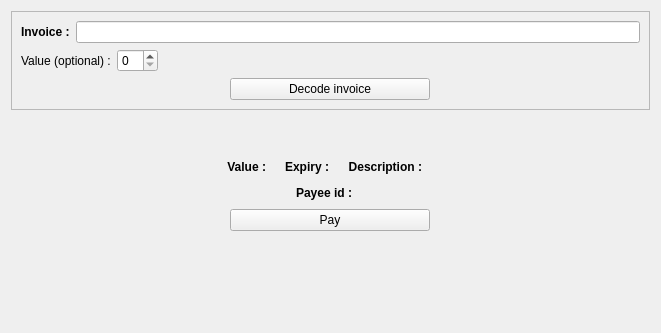
<?xml version="1.0" encoding="UTF-8"?>
<ui version="4.0">
 <class>SendPage</class>
 <widget class="QWidget" name="SendPage">
  <property name="geometry">
   <rect>
    <x>0</x>
    <y>0</y>
    <width>661</width>
    <height>333</height>
   </rect>
  </property>
  <property name="windowTitle">
   <string>Form</string>
  </property>
  <layout class="QVBoxLayout" name="verticalLayout_2">
   <item>
    <widget class="QFrame" name="frameTop">
     <property name="frameShape">
      <enum>QFrame::StyledPanel</enum>
     </property>
     <layout class="QHBoxLayout" name="horizontalLayout">
      <item>
       <layout class="QVBoxLayout" name="verticalLayout_3">
        <item>
         <layout class="QHBoxLayout" name="horizontalLayout_4">
          <item>
           <widget class="QLabel" name="label">
            <property name="font">
             <font>
              <weight>75</weight>
              <bold>true</bold>
             </font>
            </property>
            <property name="toolTip">
             <string>In order to pay, you need to specify a bolt11 encoded invoice.</string>
            </property>
            <property name="text">
             <string>Invoice :</string>
            </property>
           </widget>
          </item>
          <item>
           <widget class="QLineEdit" name="lineInvoice"/>
          </item>
         </layout>
        </item>
        <item>
         <layout class="QHBoxLayout" name="horizontalLayout_5">
          <item>
           <widget class="QLabel" name="label_2">
            <property name="toolTip">
             <string>To set (in mbynd) only if not already set in the invoice</string>
            </property>
            <property name="text">
             <string>Value (optional) :</string>
            </property>
           </widget>
          </item>
          <item>
           <widget class="QSpinBox" name="spinValue"/>
          </item>
          <item>
           <spacer name="horizontalSpacer">
            <property name="orientation">
             <enum>Qt::Horizontal</enum>
            </property>
            <property name="sizeHint" stdset="0">
             <size>
              <width>40</width>
              <height>20</height>
             </size>
            </property>
           </spacer>
          </item>
         </layout>
        </item>
        <item>
         <layout class="QHBoxLayout" name="horizontalLayout_11">
          <item>
           <widget class="QPushButton" name="buttonDecode">
            <property name="maximumSize">
             <size>
              <width>200</width>
              <height>16777215</height>
             </size>
            </property>
            <property name="toolTip">
             <string>Decode the invoice in order to pay it afterwards.</string>
            </property>
            <property name="text">
             <string>Decode invoice</string>
            </property>
           </widget>
          </item>
         </layout>
        </item>
       </layout>
      </item>
     </layout>
    </widget>
   </item>
   <item>
    <spacer name="verticalSpacer_2">
     <property name="orientation">
      <enum>Qt::Vertical</enum>
     </property>
     <property name="sizeHint" stdset="0">
      <size>
       <width>20</width>
       <height>40</height>
      </size>
     </property>
    </spacer>
   </item>
   <item>
    <layout class="QVBoxLayout" name="verticalLayout_6">
     <item>
      <layout class="QHBoxLayout" name="horizontalLayout_2">
       <item>
        <spacer name="horizontalSpacer_4">
         <property name="orientation">
          <enum>Qt::Horizontal</enum>
         </property>
         <property name="sizeHint" stdset="0">
          <size>
           <width>40</width>
           <height>20</height>
          </size>
         </property>
        </spacer>
       </item>
       <item>
        <layout class="QHBoxLayout" name="horizontalLayout_7">
         <item>
          <widget class="QLabel" name="label_8">
           <property name="font">
            <font>
             <weight>75</weight>
             <bold>true</bold>
            </font>
           </property>
           <property name="toolTip">
            <string>The value requested by the invoice.</string>
           </property>
           <property name="text">
            <string>Value :</string>
           </property>
           <property name="alignment">
            <set>Qt::AlignRight|Qt::AlignTrailing|Qt::AlignVCenter</set>
           </property>
          </widget>
         </item>
         <item>
          <widget class="QLabel" name="labelValue">
           <property name="text">
            <string/>
           </property>
          </widget>
         </item>
        </layout>
       </item>
       <item>
        <layout class="QHBoxLayout" name="horizontalLayout_9">
         <item>
          <widget class="QLabel" name="label_4">
           <property name="font">
            <font>
             <weight>75</weight>
             <bold>true</bold>
            </font>
           </property>
           <property name="toolTip">
            <string>The invoice expiration.</string>
           </property>
           <property name="text">
            <string>Expiry :</string>
           </property>
           <property name="alignment">
            <set>Qt::AlignRight|Qt::AlignTrailing|Qt::AlignVCenter</set>
           </property>
           <property name="wordWrap">
            <bool>true</bool>
           </property>
          </widget>
         </item>
         <item>
          <widget class="QLabel" name="labelExpiry">
           <property name="text">
            <string/>
           </property>
          </widget>
         </item>
        </layout>
       </item>
       <item>
        <layout class="QHBoxLayout" name="horizontalLayout_6">
         <item>
          <widget class="QLabel" name="label_7">
           <property name="font">
            <font>
             <weight>75</weight>
             <bold>true</bold>
            </font>
           </property>
           <property name="toolTip">
            <string>The description set by the payee.</string>
           </property>
           <property name="text">
            <string>Description :</string>
           </property>
           <property name="alignment">
            <set>Qt::AlignRight|Qt::AlignTrailing|Qt::AlignVCenter</set>
           </property>
          </widget>
         </item>
         <item>
          <widget class="QLabel" name="labelDescription">
           <property name="text">
            <string/>
           </property>
           <property name="wordWrap">
            <bool>true</bool>
           </property>
          </widget>
         </item>
        </layout>
       </item>
       <item>
        <spacer name="horizontalSpacer_5">
         <property name="orientation">
          <enum>Qt::Horizontal</enum>
         </property>
         <property name="sizeHint" stdset="0">
          <size>
           <width>40</width>
           <height>20</height>
          </size>
         </property>
        </spacer>
       </item>
      </layout>
     </item>
     <item>
      <layout class="QHBoxLayout" name="horizontalLayout_8">
       <item>
        <spacer name="horizontalSpacer_2">
         <property name="orientation">
          <enum>Qt::Horizontal</enum>
         </property>
         <property name="sizeHint" stdset="0">
          <size>
           <width>40</width>
           <height>20</height>
          </size>
         </property>
        </spacer>
       </item>
       <item>
        <widget class="QLabel" name="label_6">
         <property name="font">
          <font>
           <weight>75</weight>
           <bold>true</bold>
          </font>
         </property>
         <property name="toolTip">
          <string>Public key of the payee node</string>
         </property>
         <property name="text">
          <string>Payee id :</string>
         </property>
         <property name="wordWrap">
          <bool>true</bool>
         </property>
        </widget>
       </item>
       <item>
        <widget class="QLabel" name="labelPublicKey">
         <property name="text">
          <string/>
         </property>
         <property name="wordWrap">
          <bool>true</bool>
         </property>
        </widget>
       </item>
       <item>
        <spacer name="horizontalSpacer_3">
         <property name="orientation">
          <enum>Qt::Horizontal</enum>
         </property>
         <property name="sizeHint" stdset="0">
          <size>
           <width>40</width>
           <height>20</height>
          </size>
         </property>
        </spacer>
       </item>
      </layout>
     </item>
     <item>
      <layout class="QHBoxLayout" name="horizontalLayout_12">
       <item>
        <layout class="QVBoxLayout" name="verticalLayout_7">
         <item>
          <layout class="QHBoxLayout" name="horizontalLayout_13">
           <item>
            <widget class="QPushButton" name="buttonPay">
             <property name="maximumSize">
              <size>
               <width>200</width>
               <height>16777215</height>
              </size>
             </property>
             <property name="text">
              <string>Pay</string>
             </property>
            </widget>
           </item>
          </layout>
         </item>
         <item>
          <spacer name="verticalSpacer">
           <property name="orientation">
            <enum>Qt::Vertical</enum>
           </property>
           <property name="sizeType">
            <enum>QSizePolicy::Fixed</enum>
           </property>
           <property name="sizeHint" stdset="0">
            <size>
             <width>20</width>
             <height>30</height>
            </size>
           </property>
          </spacer>
         </item>
         <item>
          <widget class="QLabel" name="labelPaymentResult">
           <property name="font">
            <font>
             <weight>75</weight>
             <italic>true</italic>
             <bold>true</bold>
            </font>
           </property>
           <property name="text">
            <string/>
           </property>
           <property name="alignment">
            <set>Qt::AlignCenter</set>
           </property>
          </widget>
         </item>
        </layout>
       </item>
      </layout>
     </item>
    </layout>
   </item>
   <item>
    <spacer name="verticalSpacer_3">
     <property name="orientation">
      <enum>Qt::Vertical</enum>
     </property>
     <property name="sizeHint" stdset="0">
      <size>
       <width>20</width>
       <height>40</height>
      </size>
     </property>
    </spacer>
   </item>
  </layout>
 </widget>
 <resources/>
 <connections/>
</ui>
